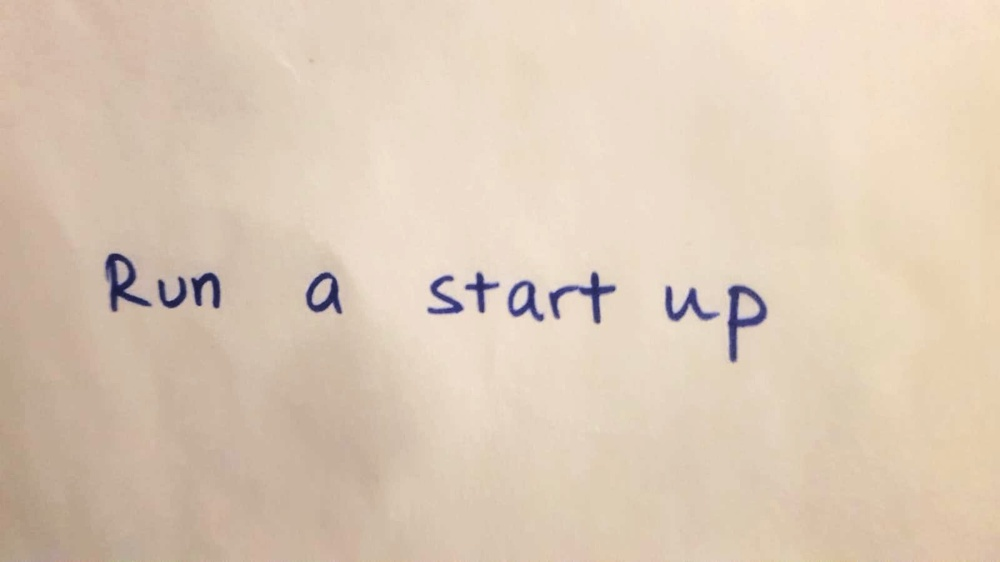
#> input picture Journals/Journal 13/image.jpg, 1000 x 562 px, shrunk from 1600 x 900 before the run
$ jupyter execute Task.ipynb
#> lines starting #> are read from the running program, lines starting #| are printed output that depends on the picture
# Feature Extraction

[cell 1]
import cv2
import matplotlib.pyplot as plt

image_path = 'image.jpg'
image = cv2.imread(image_path)
#> image is the input picture: shape (562, 1000, 3); mean B, G, R 182.8, 202, 220.4
gray_image = cv2.cvtColor(image, cv2.COLOR_BGR2GRAY)
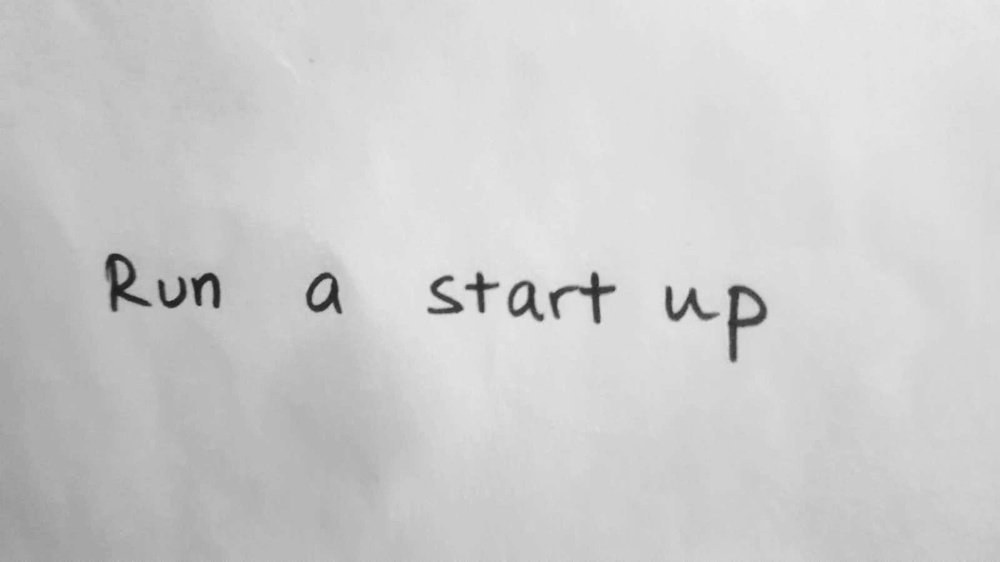
#> gray_image: shape (562, 1000); min 28, max 233, mean 205.3
orb = cv2.ORB_create()
keypoints, descriptors = orb.detectAndCompute(gray_image, None)
#> keypoints = 500 keypoints; strongest (x, y, size): (588, 290, 111.1), (458, 306, 77.1), (209, 275, 92.6), (317, 299, 92.6)
image_with_keypoints = cv2.drawKeypoints(image, keypoints, None, color=(0, 255, 0), flags=0)

plt.figure(figsize=(10, 5))
plt.subplot(1, 2, 1)
plt.imshow(cv2.cvtColor(image, cv2.COLOR_BGR2RGB))
plt.title('Original Image')

plt.subplot(1, 2, 2)
plt.imshow(cv2.cvtColor(image_with_keypoints, cv2.COLOR_BGR2RGB))
plt.title('Image with Keypoints')
plt.show()
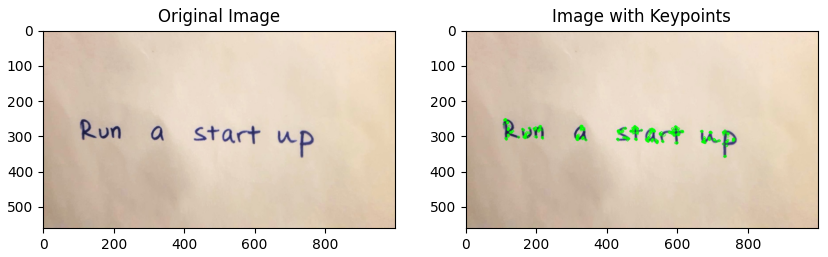
#> figure drawn by matplotlib, 2 panels

[cell 2]
import cv2
import numpy as np
import matplotlib.pyplot as plt

image = cv2.imread('face.png')
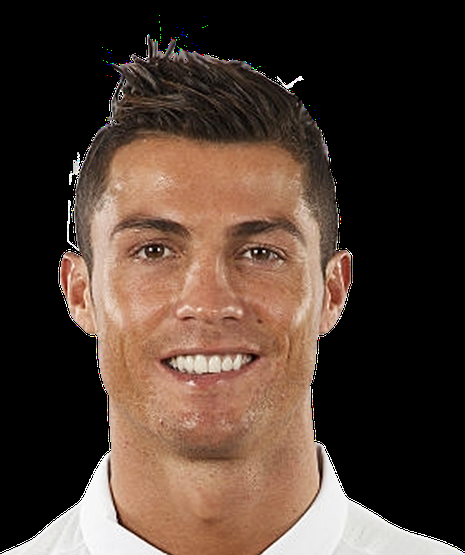
#> input picture Journals/Journal 13/face.png, 465 x 555 px, shrunk from 744 x 888 before the run
#> image is the input picture: shape (555, 465, 3); mean B, G, R 50.3, 60.6, 78.5
center = (image.shape[1] // 2, image.shape[0] // 2)
#> center = (232, 277)
angle = 45
scale = 1.0

rotation_matrix = cv2.getRotationMatrix2D(center, angle, scale)
rotated_image = cv2.warpAffine(image, rotation_matrix, (image.shape[1], image.shape[0]))
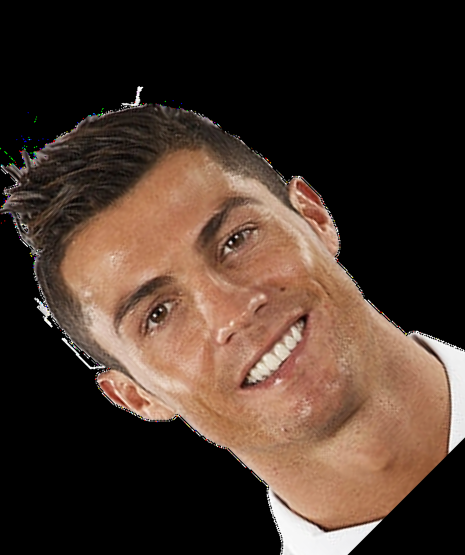
#> rotated_image: shape (555, 465, 3); mean B, G, R 43.2, 53.5, 71.3

gray_image = cv2.cvtColor(image, cv2.COLOR_BGR2GRAY)
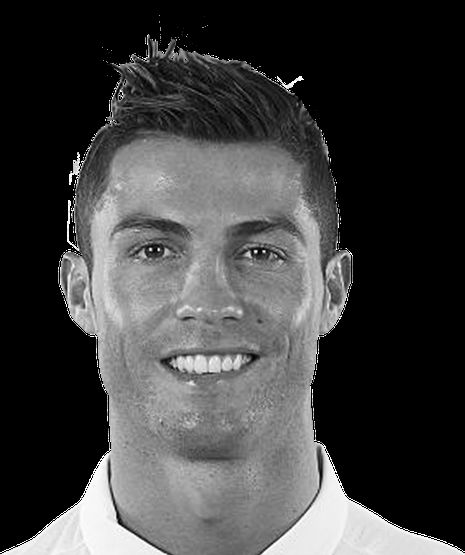
#> gray_image: shape (555, 465); min 0, max 255, mean 64.8
gray_rotated_image = cv2.cvtColor(rotated_image, cv2.COLOR_BGR2GRAY)
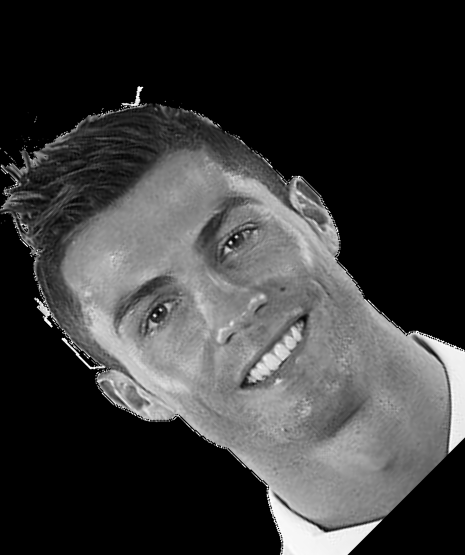
#> gray_rotated_image: shape (555, 465); min 0, max 255, mean 57.6

orb = cv2.ORB_create()
keypoints_image, descriptors_image = orb.detectAndCompute(gray_image, None)
#> keypoints_image = 500 keypoints; strongest (x, y, size): (72, 177, 31), (73, 176, 37.2), (70, 173, 31), (70, 240, 31)
keypoints_rotated_image, descriptors_rotated_image = orb.detectAndCompute(gray_rotated_image, None)
#> keypoints_rotated_image = 500 keypoints; strongest (x, y, size): (138, 88, 31), (48, 318, 31), (140, 88, 37.2), (63, 339, 31)

image_with_keypoints = cv2.drawKeypoints(image, keypoints_image, None, color=(0, 255, 0), flags=0)
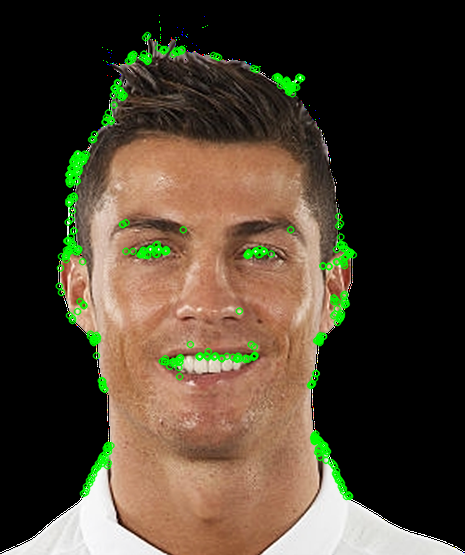
#> image_with_keypoints: shape (555, 465, 3); mean B, G, R 48.3, 64.6, 76
rotated_image_with_keypoints = cv2.drawKeypoints(rotated_image, keypoints_rotated_image, None, color=(0, 255, 0), flags=0)
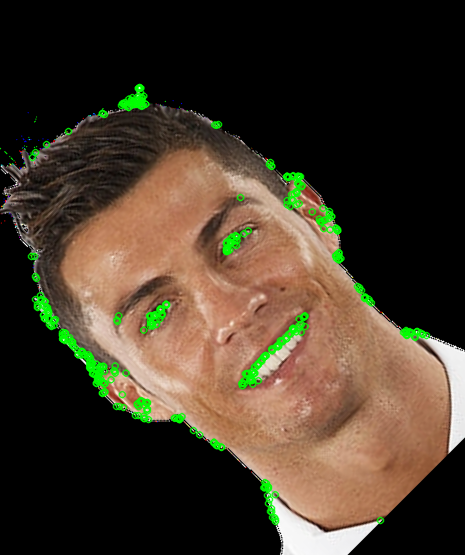
#> rotated_image_with_keypoints: shape (555, 465, 3); mean B, G, R 41.3, 57.1, 68.8

plt.figure(figsize=(10, 5))
plt.subplot(1, 2, 1)
plt.imshow(cv2.cvtColor(image_with_keypoints, cv2.COLOR_BGR2RGB))
plt.title('Original Image with Keypoints')
plt.subplot(1, 2, 2)
plt.imshow(cv2.cvtColor(rotated_image_with_keypoints, cv2.COLOR_BGR2RGB))
plt.title('Rotated Image with Keypoints')
plt.show()
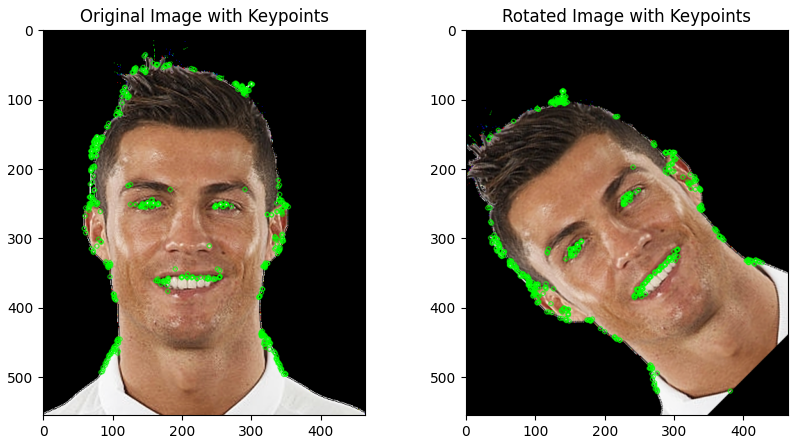
#> figure drawn by matplotlib, 2 panels
